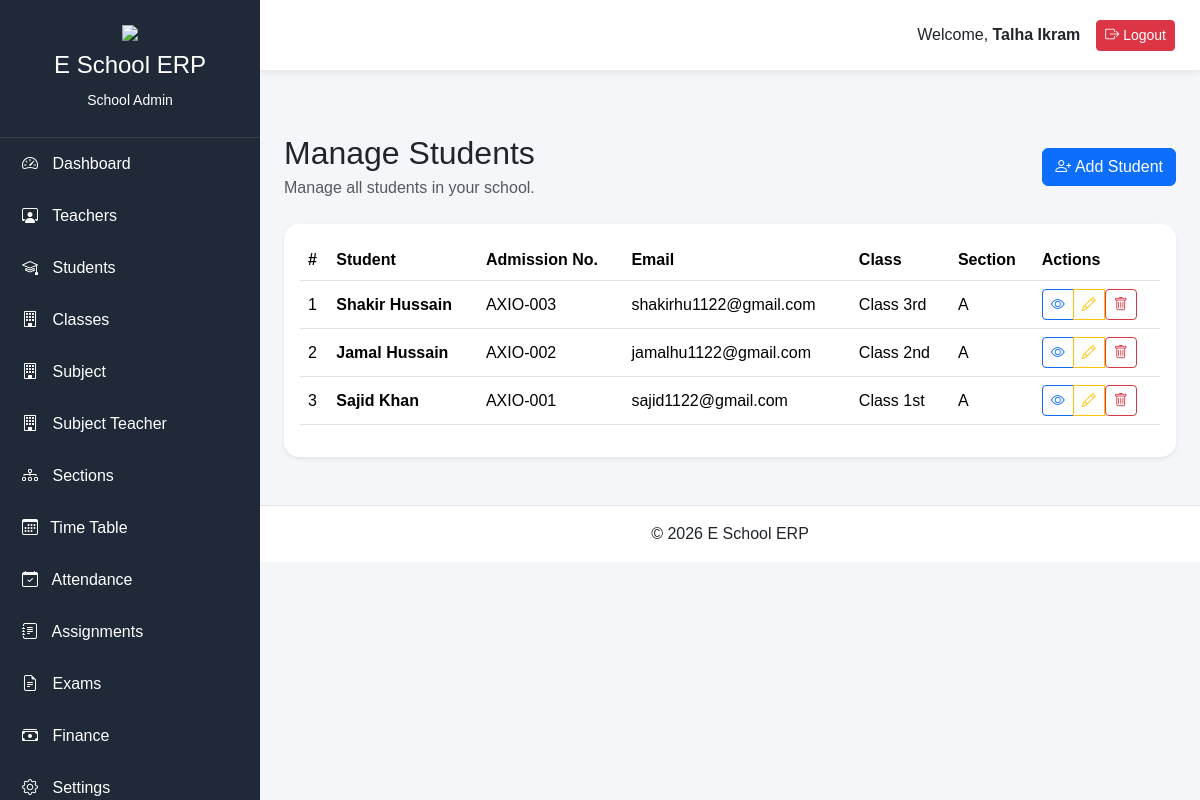
The app's page /school-admin/manage-students (signed in) with its own data.
### app/models/user.py (models this page shows, shortened)
class User(UserMixin, db.Model):
    __tablename__ = "users"
    id = db.Column(db.Integer, primary_key=True)
    full_name = db.Column(db.String(100), nullable=False)
    role_id = db.Column(db.Integer,db.ForeignKey("roles.id"),nullable=False)
    role = db.relationship("Role",back_populates="users")
    school = db.relationship("School",back_populates="users")
    student=db.relationship("Student",back_populates="user",uselist=False,cascade="all, delete-orphan")
    teacher=db.relationship("Teacher",back_populates="user",uselist=False,cascade="all, delete-orphan")
    parent= db.relationship("Parent",back_populates="user",uselist=False,cascade="all, delete-orphan")
    school_admin = db.relationship("SchoolAdmin",back_populates="user",uselist=False,cascade="all, delete-orphan")
    school_id = db.Column(db.Integer,db.ForeignKey("schools.id"),nullable=True)
    username = db.Column(db.String(50),unique=True,nullable=False)
    email = db.Column(db.String(120),unique=True,nullable=False)
    password_hash = db.Column(db.String(255),nullable=False)
    is_active = db.Column(db.Boolean,default=True)
    is_verified = db.Column(db.Boolean,default=False)
    last_login = db.Column(db.DateTime,nullable=True)
    created_at = db.Column(db.DateTime,default=datetime.utcnow)
    updated_at = db.Column(db.DateTime,default=datetime.utcnow,onupdate=datetime.utcnow)

### app/models/student.py (models this page shows, shortened)
class Student(db.Model):
    __tablename__ = "students"
    id = db.Column(db.Integer, primary_key=True)
    user = db.relationship("User", back_populates = "student")
    school = db.relationship("School",back_populates="students")
    class_room = db.relationship("Class",back_populates="students")
    section = db.relationship("Section",back_populates="students")
    assignment_submissions= db.relationship("AssignmentSubmission",back_populates="students")
    attendances = db.relationship("Attendance",back_populates="students",cascade="all, delete-orphan")
    results = db.relationship("Result",back_populates="students")
    fee_payments = db.relationship("FeePayment",back_populates="student")
    user_id = db.Column(db.Integer,db.ForeignKey("users.id"),nullable=False,unique=True)
    school_id = db.Column(db.Integer,db.ForeignKey("schools.id"),nullable=False)
    class_id = db.Column(db.Integer,db.ForeignKey("classes.id"),nullable=False)
    section_id = db.Column(db.Integer,db.ForeignKey("sections.id"),nullable=False)
    admission_number = db.Column(db.String(30),unique=True,nullable=False)
    roll_number = db.Column(db.String(20),nullable=False)
    first_name = db.Column(db.String(100),nullable=False)
    last_name = db.Column(db.String(100),nullable=False)
    gender = db.Column(db.String(20),nullable=False)
    date_of_birth = db.Column(db.Date,nullable=False)
    admission_date = db.Column(db.Date,nullable=False)
    phone = db.Column(db.String(20),nullable=True)
    address = db.Column(db.String(255),nullable=True)
    profile_image = db.Column(db.String(255),nullable=True)
    blood_group = db.Column(db.String(10),nullable=True)
    guardian_name = db.Column(db.String(100),nullable=True)
    guardian_phone=db.Column(db.String(30),nullable=True)
    cnic = db.Column(db.String(30),nullable=True)
    is_active = db.Column(db.Boolean,default=True)
    created_at = db.Column(db.DateTime,default=datetime.utcnow)
    updated_at = db.Column(db.DateTime,default=datetime.utcnow,onupdate=datetime.utcnow)

### app/models/class_model.py (models this page shows, shortened)
class Class(db.Model):
    __tablename__ = "classes"
    id = db.Column(db.Integer, primary_key=True)
    school_id = db.Column(db.Integer,db.ForeignKey("schools.id"),nullable=False)
    class_name = db.Column(db.String(100),nullable=False)
    class_code = db.Column(db.String(20),nullable=False)
    description = db.Column(db.Text,nullable=True)
    class_teacher_id = db.Column(db.Integer,db.ForeignKey("teachers.id"),nullable=True)
    is_active = db.Column(db.Boolean,default=True)
    created_at = db.Column(db.DateTime,default=datetime.utcnow)
    updated_at = db.Column(db.DateTime,default=datetime.utcnow,onupdate=datetime.utcnow)
    teacher_subjects = db.relationship("TeacherSubject", back_populates = "classroom", cascade= "all, delete-orphan",lazy= True)
    sections = db.relationship("Section",back_populates= "class_room",cascade="all, delete-orphan")
    students = db.relationship("Student", back_populates= "class_room")
    results=   db.relationship("Result", back_populates= "class_room")
    exams = db.relationship("Exam", back_populates= "class_room",cascade="all, delete-orphan")
    timetables = db.relationship("Timetable",back_populates= "class_room",cascade="all, delete-orphan")
    assignments = db.relationship("Assignment",back_populates= "class_room",cascade="all, delete-orphan")
    fee_structures = db.relationship("FeeStructure",back_populates= "class_room",cascade="all, delete-orphan")
    class_teacher = db.relationship("Teacher",foreign_keys=[class_teacher_id],back_populates="managed_class", uselist=False )
    school = db.relationship("School",back_populates="classes")

### app/models/section.py (models this page shows, shortened)
class Section(db.Model):
    __tablename__ = "sections"
    id = db.Column(db.Integer, primary_key=True)
    school_id = db.Column(db.Integer,db.ForeignKey("schools.id"),nullable=False)
    class_id = db.Column(db.Integer,db.ForeignKey("classes.id"),nullable=False)
    section_name = db.Column(db.String(20),nullable=False)
    section_code = db.Column(db.String(20),nullable=False)
    description = db.Column(db.Text,nullable=True)
    is_active = db.Column(db.Boolean,default=True)
    created_at = db.Column(db.DateTime,default=datetime.utcnow)
    updated_at = db.Column(db.DateTime,default=datetime.utcnow,onupdate=datetime.utcnow)
    school = db.relationship("School",back_populates="sections")
    class_room = db.relationship("Class",back_populates="sections")
    exams = db.relationship("Exam",back_populates="sections")
    timetables = db.relationship("Timetable",back_populates="section",cascade="all, delete-orphan")
    assignments = db.relationship("Assignment",back_populates="sections",cascade="all, delete-orphan")
    teacher_subjects = db.relationship("TeacherSubject", back_populates = "section", cascade="all, delete-orphan")
    students = db.relationship("Student",back_populates="section",cascade="all, delete-orphan")
    results = db.relationship("Result",back_populates="section",cascade="all, delete-orphan")

### app/blueprints/school_admin/routes.py (the view)
@school_admin.route("/manage-students")
@login_required
def manage_students():
    students = Student.query.filter_by(
    school_id=current_user.school_id
    ).order_by(
    Student.id.desc()
    ).all()
    return render_template(
    "school_admin/manage_students.html",
    students=students
    )

### app/models/user.py (called while the page is built)
@login_manager.user_loader
def load_user(user_id):
    return User.query.get(int(user_id))

### app/templates/school_admin/manage_students.html (shortened to what this page needs)
{% extends "school_admin/base.html" %}
{% block content %}
<div class="container-fluid py-4">
<div class="d-flex justify-content-between align-items-center mb-4">
<div>
<h2 class="mb-1">Manage Students</h2>
<p class="text-muted mb-0">
Manage all students in your school.
</p>
</div>
<a
href="{{ url_for('school_admin.create_student') }}"
class="btn btn-primary"
>
<i class="bi bi-person-plus"></i>
Add Student
</a>
</div>
<div class="card border-0 shadow-sm">
<div class="card-body">
{% if students %}
<div class="table-responsive">
<table class="table table-hover align-middle">
<thead>
<tr>
<th>#</th>
<th>Student</th>
<th>Admission No.</th>
<th>Email</th>
<th>Class</th>
<th>Section</th>
<th>Actions</th>
</tr>
</thead>
<tbody>
{% for student in students %}
<tr>
<td>
{{ loop.index }}
</td>
<td>
<strong>
{{ student.first_name }}
{{ student.last_name }}
</strong>
</td>
<td>
{{ student.admission_number }}
</td>
<td>
{{student.user.email}}
</td>
<td>
{{ student.class_room.class_name if student.class_room else "-"   }}
</td>
<td>
{{ student.section.section_name
if student.section
else "—" }}
</td>
<td>
<div class="btn-group">
<a
href="{{ url_for(
'school_admin.student_detail',
id=student.id
) }}"
class="btn btn-sm btn-outline-primary"
title="View"
>
<i class="bi bi-eye"></i>
</a>
<a
href="{{ url_for(
'school_admin.edit_student',
id=student.id
) }}"
class="btn btn-sm btn-outline-warning"
title="Edit"
>
<i class="bi bi-pencil"></i>
</a>
<form
method="POST"
action="{{ url_for(
'school_admin.delete_student',
id=student.id
) }}"
onsubmit="return confirm(
'Are you sure you want to delete this student?'
);"
style="display:inline;"
>
<button
type="submit"
class="btn btn-sm btn-outline-danger"
title="Delete"
>
<i class="bi bi-trash"></i>
</button>
</form>
</div>
</td>
</tr>
{% endfor %}
</tbody>
</table>
</div>
{% endif %}
</div>
</div>
</div>
{% endblock %}

### app/templates/school_admin/base.html (shortened to what this page needs)
<!DOCTYPE html>
<html lang="en">
<head>
<link href="https://cdn.jsdelivr.net/npm/bootstrap@5.3.3/dist/css/bootstrap.min.css" rel="stylesheet">
<link rel="stylesheet"
href="https://cdn.jsdelivr.net/npm/bootstrap-icons@1.11.3/font/bootstrap-icons.min.css">
<link rel="stylesheet"
href="{{ url_for('static', filename='css/style.css') }}">
</head>
<body>
<div class="wrapper">
<aside class="sidebar" id="sidebar">
<div class="sidebar-header">
<img src="{{ url_for('static', filename='images/logo.png') }}"
class="logo">
<h4>E School ERP</h4>
<small>School Admin</small>
</div>
<ul class="sidebar-menu">
<li>
<a href="{{ url_for('school_admin.dashboard') }}">
<i class="bi bi-speedometer2"></i>
Dashboard
</a>
</li>
<li>
<a href="{{ url_for('school_admin.manage_teachers') }}">
<i class="bi bi-person-workspace"></i>
Teachers
</a>
</li>
<li>
<a href="{{ url_for('school_admin.manage_students') }}">
<i class="bi bi-mortarboard"></i>
Students
</a>
</li>
<li>
<a href="{{ url_for('school_admin.manage_classes') }}">
<i class="bi bi-building"></i>
Classes
</a>
</li>
<li>
    <a href="{{ url_for('school_admin.manage_subjects') }}">
    <i class="bi bi-building"></i>
    Subject
    </a>
    </li>
<li>
    <a href="{{ url_for('school_admin.manage_teacher_subjects') }}">
    <i class="bi bi-building"></i>
    Subject Teacher
    </a>
    </li>
<li>
<a href="{{ url_for('school_admin.manage_sections') }}">
<i class="bi bi-diagram-3"></i>
Sections
</a>
</li>
<li>
<a href="{{ url_for('school_admin.manage_timetable') }}">
<i class="bi bi-calendar3 me-2"></i>
Time Table
</a>
</li>
<li>
<a href="#">
<i class="bi bi-calendar-check"></i>
Attendance
</a>
</li>
<li>
<a href="#">
<i class="bi bi-journal-text"></i>
Assignments
</a>
</li>
<li>
<a href="#">
<i class="bi bi-file-earmark-text"></i>
Exams
</a>
</li>
<li>
<a href="#">
<i class="bi bi-cash-stack"></i>
Finance
</a>
</li>
<li>
<a href="#">
<i class="bi bi-gear"></i>
Settings
</a>
</li>
</ul>
</aside>
<div class="main-content">
<nav class="top-navbar">
<div class="ms-auto d-flex align-items-center">
<span class="me-3">
Welcome,
<strong>{{ current_user.full_name }}</strong>
</span>
<a href="{{ url_for('auth.logout') }}"
class="btn btn-danger btn-sm">
<i class="bi bi-box-arrow-right"></i>
Logout
</a>
</div>
</nav>
<main class="container-fluid py-4">
{% block content %}
{% endblock %}
</main>
<footer class="text-center py-3 border-top">
© 2026 E School ERP
</footer>
</div>
</div>
</body>
</html>

### app/static/css/style.css (style rules this page uses)
body { margin:0; background:#f4f6f9; font-family:Arial,sans-serif; }
.wrapper { display:flex; }
.sidebar { width:260px; background:#1f2937; color:white; min-height:100vh; position:fixed; left:0; top:0; overflow-y:auto; }
.sidebar-header { text-align:center; padding:25px; border-bottom:1px solid rgba(255,255,255,.1); }
.logo { width:70px; margin-bottom:10px; }
.sidebar-menu { list-style:none; padding:0; margin:0; }
.sidebar-menu li a { display:block; padding:14px 22px; color:white; text-decoration:none; transition:.3s; }
.sidebar-menu i { margin-right:10px; }
.main-content { margin-left:260px; width:100%; }
.top-navbar { background:white; height:70px; display:flex; align-items:center; padding:0 25px; box-shadow:0 2px 8px rgba(0,0,0,.08); }
.card { border:none; border-radius:15px; }
footer { background:white; }

### records on screen
User: full_name "Talha Ikram"
Student: first_name "Shakir", last_name "Hussain", admission_number "AXIO-003", user.email "shakirhu1122@gmail.com", class_room "Class 3rd", section "A"
Student: first_name "Jamal", last_name "Hussain", admission_number "AXIO-002", user.email "jamalhu1122@gmail.com", class_room "Class 2nd", section "A"
Student: first_name "Sajid", last_name "Khan", admission_number "AXIO-001", user.email "sajid1122@gmail.com", class_room "Class 1st", section "A"
